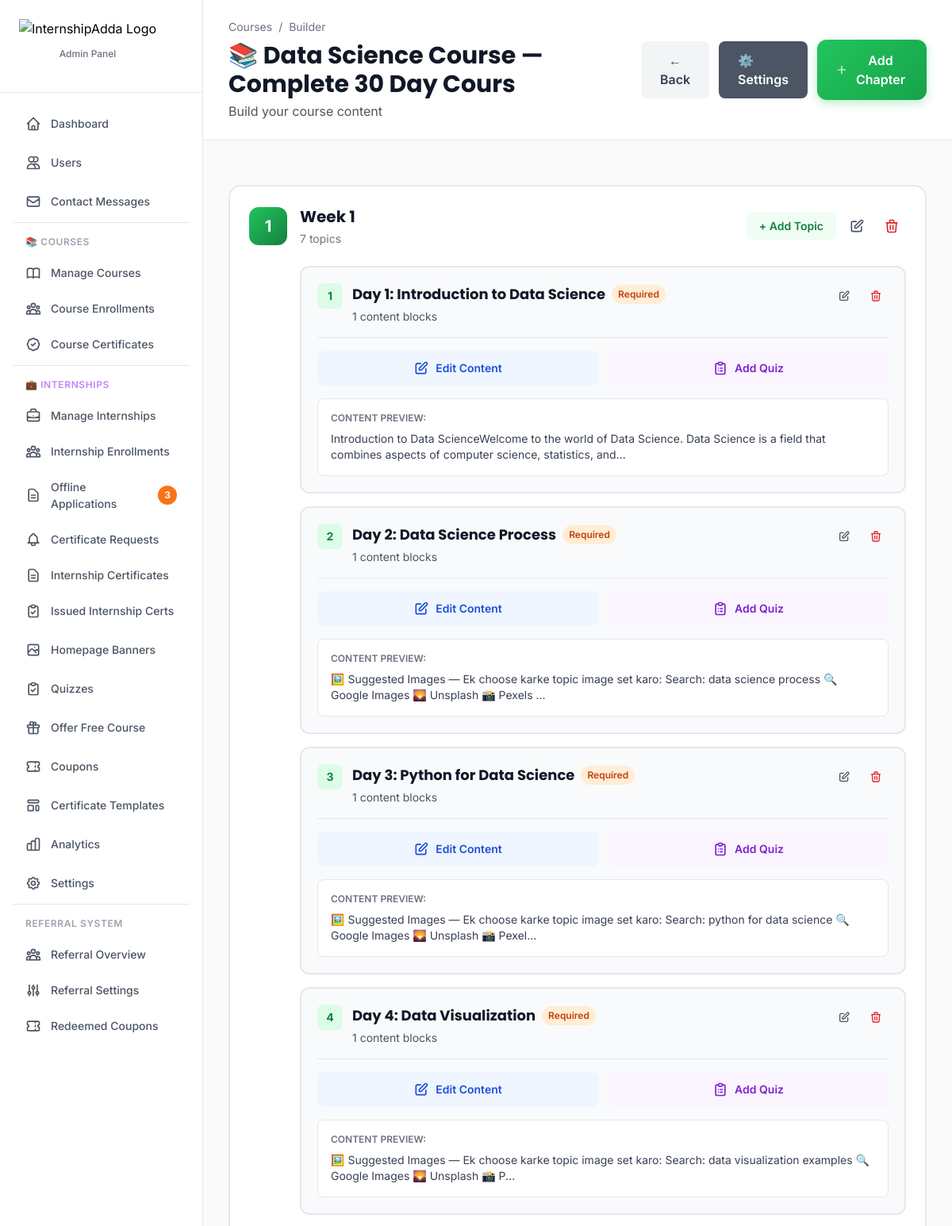
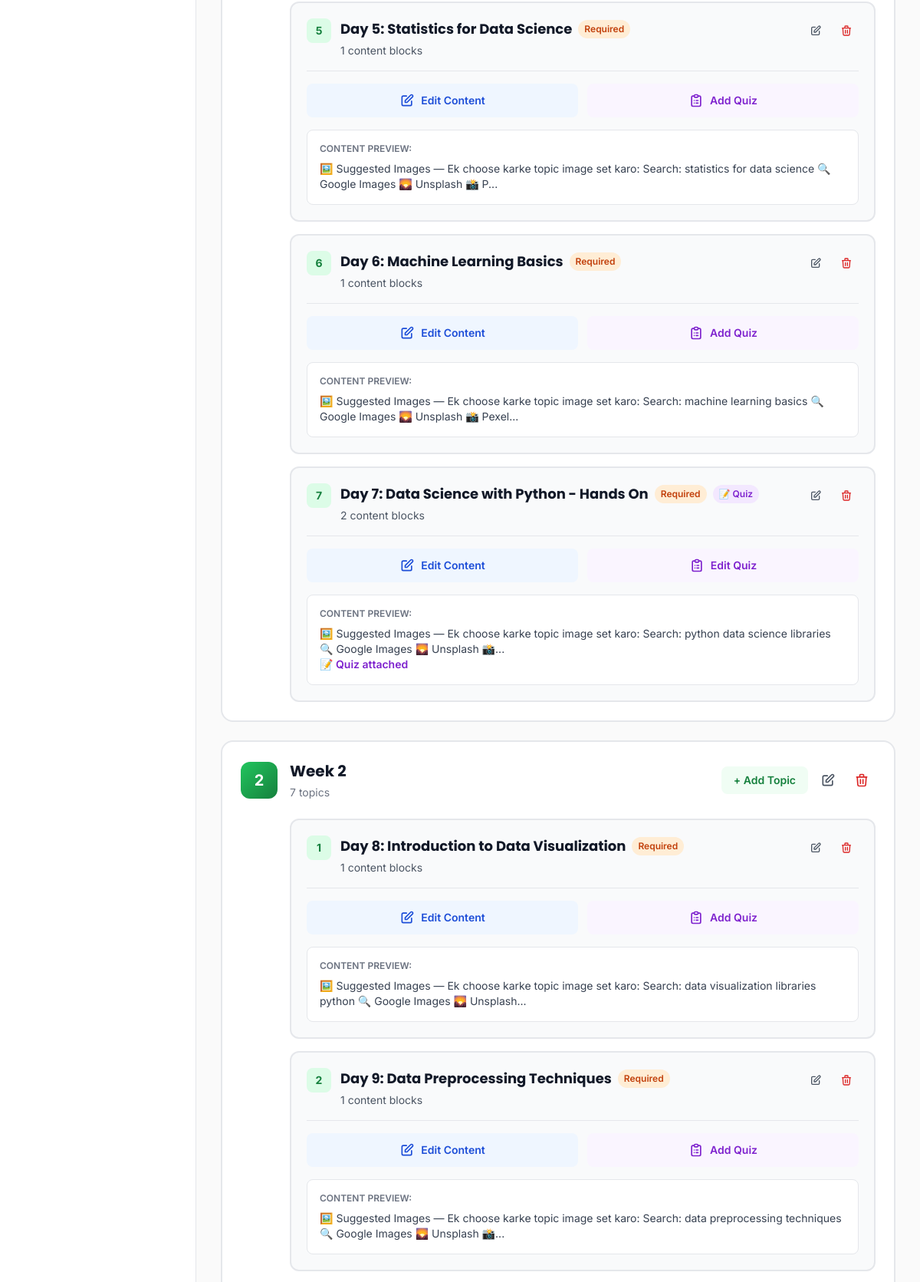
Page /app/views/admin/courses/builder.php?id=54 (signed in, upper part) on the committed database (2 pictures, top to bottom).
### tables this page shows
CREATE TABLE `courses` (
  `id` int(10) UNSIGNED NOT NULL,
  `title` varchar(255) NOT NULL,
  `slug` varchar(255) NOT NULL,
  `description` text DEFAULT NULL,
  `cover_image` varchar(255) DEFAULT NULL,
  `icon` varchar(255) DEFAULT NULL,
  `preview_image` varchar(255) DEFAULT NULL,
  `price` decimal(10,2) DEFAULT 0.00,
  `status` enum('draft','published') DEFAULT 'draft',
  `created_by` int(10) UNSIGNED NOT NULL,
  `created_at` timestamp NULL DEFAULT current_timestamp(),
  `updated_at` timestamp NULL DEFAULT current_timestamp() ON UPDATE current_timestamp()
);

CREATE TABLE `chapters` (
  `id` int(10) UNSIGNED NOT NULL,
  `course_id` int(10) UNSIGNED NOT NULL,
  `chapter_order` int(11) DEFAULT 0,
  `title` varchar(255) NOT NULL,
  `sort_order` int(11) DEFAULT 0,
  `created_at` timestamp NULL DEFAULT current_timestamp(),
  `updated_at` timestamp NULL DEFAULT current_timestamp() ON UPDATE current_timestamp()
);

CREATE TABLE `topics` (
  `id` int(10) UNSIGNED NOT NULL,
  `chapter_id` int(10) UNSIGNED NOT NULL,
  `topic_order` int(11) DEFAULT 0,
  `title` varchar(255) NOT NULL,
  `sort_order` int(11) DEFAULT 0,
  `is_mandatory` tinyint(1) DEFAULT 1,
  `quiz_id` int(10) UNSIGNED DEFAULT NULL,
  `created_at` timestamp NULL DEFAULT current_timestamp(),
  `updated_at` timestamp NULL DEFAULT current_timestamp() ON UPDATE current_timestamp()
);

CREATE TABLE `content_blocks` (
  `id` int(10) UNSIGNED NOT NULL,
  `topic_id` int(10) UNSIGNED NOT NULL,
  `type` enum('video','text','quiz') NOT NULL,
  `content` longtext DEFAULT NULL,
  `sort_order` int(11) DEFAULT 0,
  `created_at` timestamp NULL DEFAULT current_timestamp(),
  `updated_at` timestamp NULL DEFAULT current_timestamp() ON UPDATE current_timestamp()
);

### app/views/admin/courses/builder.php (the view, shortened to what the rows shown need)
<?php
$dbConfig = require __DIR__ . '/../../../config/database.php';
$dsn = sprintf("mysql:host=%s;port=%s;dbname=%s;charset=%s",
    $dbConfig['host'], $dbConfig['port'], $dbConfig['database'], $dbConfig['charset']
);
$db = new PDO($dsn, $dbConfig['username'], $dbConfig['password'], $dbConfig['options']);
spl_autoload_register(function ($class) {
    $paths = [
        __DIR__ . '/../../../core/' . $class . '.php',
        __DIR__ . '/../../../models/' . $class . '.php',
        __DIR__ . '/../../../controllers/' . $class . '.php',
    ];
    foreach ($paths as $path) {
        if (file_exists($path)) {
            return;
        }
    }
});
$courseId = isset($_GET['id']) ? (int)$_GET['id'] : 0;
$courseModel = new Course($db);
$course = $courseModel->findById($courseId);
$db->setAttribute(PDO::ATTR_EMULATE_PREPARES, false);
$stmt = $db->prepare("SELECT * FROM chapters WHERE course_id = ? ORDER BY sort_order ASC, id ASC");
$stmt->execute([$courseId]);
$chaptersTemp = $stmt->fetchAll(PDO::FETCH_ASSOC);
$chapters = [];
$chapterIndex = 0;
foreach ($chaptersTemp as $chapterRow) {
    $chapters[$chapterIndex] = $chapterRow;
    $stmt = $db->prepare("SELECT * FROM topics WHERE chapter_id = ? ORDER BY sort_order ASC");
    $stmt->execute([$chapterRow['id']]);
    $topicsTemp = $stmt->fetchAll(PDO::FETCH_ASSOC);
    $chapters[$chapterIndex]['topics'] = [];
    $topicIndex = 0;
    foreach ($topicsTemp as $topicRow) {
        $chapters[$chapterIndex]['topics'][$topicIndex] = $topicRow;
        $stmt = $db->prepare("SELECT * FROM content_blocks WHERE topic_id = ? ORDER BY sort_order ASC");
        $stmt->execute([$topicRow['id']]);
        $chapters[$chapterIndex]['topics'][$topicIndex]['content_blocks'] = $stmt->fetchAll(PDO::FETCH_ASSOC);
        $quizStmt = $db->prepare("
            SELECT q.id, q.title
            FROM quizzes q
            INNER JOIN content_blocks cb ON q.content_block_id = cb.id
            WHERE cb.topic_id = ? AND cb.type = 'quiz'
            LIMIT 1
        ");
        $quizStmt->execute([$topicRow['id']]);
        $quiz = $quizStmt->fetch(PDO::FETCH_ASSOC);
        $chapters[$chapterIndex]['topics'][$topicIndex]['has_quiz'] = $quiz ? true : false;
        $topicIndex++;
    }
    $chapterIndex++;
}
?>
<!DOCTYPE html>
<html lang="en">
<head>
    <link rel="stylesheet" href="https://cdnjs.cloudflare.com/ajax/libs/font-awesome/6.5.1/css/all.min.css">
    <script src="https://cdn.tailwindcss.com"></script>
</head>
<body>
<div class="ml-64 min-h-screen">
    <header class="bg-white border-b border-gray-200 sticky top-0 z-30">
        <div class="px-8 py-6">
            <div class="flex items-center justify-between">
                <div>
                    <div class="flex items-center gap-2 text-sm text-gray-500 mb-2">
                        <a href="/app/views/admin/courses/list.php" class="hover:text-primary-600">Courses</a>
                        <span>/</span>
                        <span>Builder</span>
                    </div>
                    <h1 class="text-3xl font-bold text-gray-900">📚 <?php echo htmlspecialchars($course['title']); ?></h1>
                    <p class="text-gray-600 mt-1">Build your course content</p>
                </div>
            </div>
        </div>
    </header>
    <main class="p-8">
        <?php if (empty($chapters)): ?>
            <div class="max-w-3xl mx-auto">
                <div class="bg-white rounded-2xl border-2 border-dashed border-gray-300 p-12 text-center">
                    <div class="w-24 h-24 bg-primary-100 rounded-full flex items-center justify-center mx-auto mb-6">
                        <svg class="w-12 h-12 text-primary-600" fill="none" stroke="currentColor" viewBox="0 0 24 24">
                            <path stroke-linecap="round" stroke-linejoin="round" stroke-width="2" d="M12 6.253v13m0-13C10.832 5.477 9.246 5 7.5 5S4.168 5.477 3 6.253v13C4.168 18.477 5.754 18 7.5 18s3.332.477 4.5 1.253m0-13C13.168 5.477 14.754 5 16.5 5c1.747 0 3.332.477 4.5 1.253v13C19.832 18.477 18.247 18 16.5 18c-1.746 0-3.332.477-4.5 1.253"></path>
                        </svg>
                    </div>
                    <h3 class="text-2xl font-bold text-gray-900 mb-3">Start Building Your Course</h3>
                    <p class="text-gray-600 mb-8 text-lg">Create your first chapter to organize your content</p>
                    <button onclick="openAddChapterModal()" class="btn-primary inline-flex items-center gap-2">
                        <svg class="w-5 h-5" fill="none" stroke="currentColor" viewBox="0 0 24 24">
                            <path stroke-linecap="round" stroke-linejoin="round" stroke-width="2" d="M12 4v16m8-8H4"></path>
                        </svg>
                        Add First Chapter
                    </button>
                </div>
            </div>
        <?php else: ?>
            <div class="max-w-5xl mx-auto space-y-6">
                <?php foreach ($chapters as $index => $chapter): ?>
                    <div class="chapter-card">
                        <div class="p-6">
                            <div class="flex items-center justify-between mb-6">
                                <div class="flex items-center gap-4 flex-1">
                                    <div class="w-12 h-12 bg-gradient-to-br from-primary-500 to-primary-700 rounded-xl flex items-center justify-center text-white font-bold text-xl">
                                        <?php echo $index + 1; ?>
                                    </div>
                                    <div class="flex-1">
                                        <h3 class="text-xl font-bold text-gray-900"><?php echo htmlspecialchars($chapter['title']); ?></h3>
                                        <p class="text-sm text-gray-500 mt-1"><?php echo count($chapter['topics']); ?> topics</p>
                                    </div>
                                </div>
                                <div class="flex items-center gap-2">
                                    <button onclick="openAddTopicModal(<?php echo $chapter['id']; ?>)" class="bg-primary-50 text-primary-700 hover:bg-primary-100 px-4 py-2 rounded-lg font-semibold text-sm transition-colors">
                                        + Add Topic
                                    </button>
                                    <button onclick="editChapter(<?php echo $chapter['id']; ?>, '<?php echo addslashes($chapter['title']); ?>')" class="text-gray-600 hover:text-gray-800 p-2 rounded-lg hover:bg-gray-100 transition-colors">
                                        <svg class="w-5 h-5" fill="none" stroke="currentColor" viewBox="0 0 24 24">
                                            <path stroke-linecap="round" stroke-linejoin="round" stroke-width="2" d="M11 5H6a2 2 0 00-2 2v11a2 2 0 002 2h11a2 2 0 002-2v-5m-1.414-9.414a2 2 0 112.828 2.828L11.828 15H9v-2.828l8.586-8.586z"></path>
                                        </svg>
                                    </button>
                                    <button onclick="deleteChapter(<?php echo $chapter['id']; ?>)" class="text-red-600 hover:text-red-700 p-2 rounded-lg hover:bg-red-50 transition-colors">
                                        <svg class="w-5 h-5" fill="none" stroke="currentColor" viewBox="0 0 24 24">
                                            <path stroke-linecap="round" stroke-linejoin="round" stroke-width="2" d="M19 7l-.867 12.142A2 2 0 0116.138 21H7.862a2 2 0 01-1.995-1.858L5 7m5 4v6m4-6v6m1-10V4a1 1 0 00-1-1h-4a1 1 0 00-1 1v3M4 7h16"></path>
                                        </svg>
                                    </button>
                                </div>
                            </div>
                            <?php if (!empty($chapter['topics'])): ?>
                                <div class="space-y-4 pl-16">
                                    <?php foreach ($chapter['topics'] as $topicIndex => $topic): ?>
                                        <div class="topic-card p-5">
                                            <div class="flex items-start justify-between mb-4">
                                                <div class="flex items-start gap-3 flex-1">
                                                    <div class="w-8 h-8 bg-primary-100 rounded-lg flex items-center justify-center text-primary-700 font-bold text-sm flex-shrink-0">
                                                        <?php echo $topicIndex + 1; ?>
                                                    </div>
                                                    <div class="flex-1">
                                                        <div class="flex items-center gap-2 mb-1">
                                                            <h4 class="font-bold text-gray-900 text-lg"><?php echo htmlspecialchars($topic['title']); ?></h4>
                                                            <?php if (isset($topic['is_mandatory']) && $topic['is_mandatory']): ?>
                                                                <span class="text-xs font-semibold bg-orange-100 text-orange-700 px-2 py-1 rounded-full">Required</span>
                                                            <?php endif; ?>
                                                            <?php if ($topic['has_quiz']): ?>
                                                                <span class="text-xs font-semibold bg-purple-100 text-purple-700 px-2 py-1 rounded-full">📝 Quiz</span>
                                                            <?php endif; ?>
                                                        </div>
                                                        <p class="text-sm text-gray-600">
                                                            <?php echo count($topic['content_blocks']); ?> content blocks
                                                        </p>
                                                    </div>
                                                </div>
                                                <div class="flex items-center gap-2">
                                                    <button onclick="editTopic(<?php echo $topic['id']; ?>, '<?php echo addslashes($topic['title']); ?>', <?php echo (isset($topic['is_mandatory']) && $topic['is_mandatory']) ? 'true' : 'false'; ?>)" class="text-gray-600 hover:text-gray-800 p-2 rounded-lg hover:bg-gray-100 transition-colors">
                                                        <svg class="w-4 h-4" fill="none" stroke="currentColor" viewBox="0 0 24 24">
                                                            <path stroke-linecap="round" stroke-linejoin="round" stroke-width="2" d="M11 5H6a2 2 0 00-2 2v11a2 2 0 002 2h11a2 2 0 002-2v-5m-1.414-9.414a2 2 0 112.828 2.828L11.828 15H9v-2.828l8.586-8.586z"></path>
                                                        </svg>
                                                    </button>
                                                    <button onclick="deleteTopic(<?php echo $topic['id']; ?>)" class="text-red-600 hover:text-red-700 p-2 rounded-lg hover:bg-red-50 transition-colors">
                                                        <svg class="w-4 h-4" fill="none" stroke="currentColor" viewBox="0 0 24 24">
                                                            <path stroke-linecap="round" stroke-linejoin="round" stroke-width="2" d="M19 7l-.867 12.142A2 2 0 0116.138 21H7.862a2 2 0 01-1.995-1.858L5 7m5 4v6m4-6v6m1-10V4a1 1 0 00-1-1h-4a1 1 0 00-1 1v3M4 7h16"></path>
                                                        </svg>
                                                    </button>
                                                </div>
                                            </div>
                                            <div class="flex gap-3 mt-4 pt-4 border-t border-gray-200">
                                                <button onclick="openContentEditor(<?php echo $topic['id']; ?>)" class="flex-1 bg-blue-50 text-blue-700 hover:bg-blue-100 px-4 py-3 rounded-lg font-semibold text-sm transition-colors flex items-center justify-center gap-2">
                                                    <svg class="w-5 h-5" fill="none" stroke="currentColor" viewBox="0 0 24 24">
                                                        <path stroke-linecap="round" stroke-linejoin="round" stroke-width="2" d="M11 5H6a2 2 0 00-2 2v11a2 2 0 002 2h11a2 2 0 002-2v-5m-1.414-9.414a2 2 0 112.828 2.828L11.828 15H9v-2.828l8.586-8.586z"></path>
                                                    </svg>
                                                    Edit Content
                                                </button>
                                                <button onclick="openQuizEditor(<?php echo $topic['id']; ?>)" class="flex-1 bg-purple-50 text-purple-700 hover:bg-purple-100 px-4 py-3 rounded-lg font-semibold text-sm transition-colors flex items-center justify-center gap-2">
                                                    <?php echo $topic['has_quiz'] ? 'Edit Quiz' : 'Add Quiz'; ?>
                                                </button>
                                            </div>
                                            <?php if (!empty($topic['content_blocks'])): ?>
                                                <div class="content-preview mt-4">
                                                    <p class="text-xs font-semibold text-gray-500 uppercase mb-2">Content Preview:</p>
                                                    <?php foreach ($topic['content_blocks'] as $block): ?>
                                                        <?php if ($block['type'] === 'text'): ?>
                                                            <div class="text-sm text-gray-700 line-clamp-3">
                                                                <?php echo substr(strip_tags($block['content']), 0, 150); ?>...
                                                            </div>
                                                        <?php elseif ($block['type'] === 'quiz'): ?>
                                                            <div class="text-sm text-purple-700 font-semibold">
                                                                📝 Quiz attached
                                                            </div>
                                                        <?php endif; ?>
                                                    <?php endforeach; ?>
                                                </div>
                                            <?php endif; ?>
                                        </div>
                                    <?php endforeach; ?>
                                </div>
                            <?php endif; ?>
                        </div>
                    </div>
                <?php endforeach; ?>
            </div>
        <?php endif; ?>
    </main>
</div>
</body>
</html>

### rows in the picture
courses: title "Data Science Course — Complete 30 Day Cours"
chapters: title "Week 1", count($chapter['topics']) "7"
topics: title "Day 1: Introduction to Data Science", is_mandatory "Required", count($topic['content_blocks']) "1", shows "Add Quiz"
content_blocks: content "Introduction to Data ScienceWelcome to the world of Data Science. Data Science is a field that combines aspects of computer science, statistics, and"
topics: title "Day 2: Data Science Process", is_mandatory "Required", count($topic['content_blocks']) "1", shows "Add Quiz"
content_blocks: content "🖼️ Suggested Images — Ek choose karke topic image set karo: Search: data science process 🔍 Google Images 🌄 Unsplash 📸 Pexels"
topics: title "Day 3: Python for Data Science", is_mandatory "Required", count($topic['content_blocks']) "1", shows "Add Quiz"
content_blocks: content "🖼️ Suggested Images — Ek choose karke topic image set karo: Search: python for data science 🔍 Google Images 🌄 Unsplash 📸 Pexel"
topics: title "Day 4: Data Visualization", is_mandatory "Required", count($topic['content_blocks']) "1", shows "Add Quiz"
content_blocks: content "🖼️ Suggested Images — Ek choose karke topic image set karo: Search: data visualization examples 🔍 Google Images 🌄 Unsplash 📸 P"
topics: title "Day 5: Statistics for Data Science", is_mandatory "Required", count($topic['content_blocks']) "1", shows "Add Quiz"
content_blocks: content "🖼️ Suggested Images — Ek choose karke topic image set karo: Search: statistics for data science 🔍 Google Images 🌄 Unsplash 📸 P"
topics: title "Day 6: Machine Learning Basics", is_mandatory "Required", count($topic['content_blocks']) "1", shows "Add Quiz"
content_blocks: content "🖼️ Suggested Images — Ek choose karke topic image set karo: Search: machine learning basics 🔍 Google Images 🌄 Unsplash 📸 Pexel"
topics: title "Day 7: Data Science with Python - Hands On", is_mandatory "Required", shows "📝 Quiz", count($topic['content_blocks']) "2", shows "Edit Quiz"
content_blocks: content "🖼️ Suggested Images — Ek choose karke topic image set karo: Search: python data science libraries 🔍 Google Images 🌄 Unsplash 📸"
content_blocks: type "📝 Quiz attached"
chapters: title "Week 2", count($chapter['topics']) "7"
topics: title "Day 8: Introduction to Data Visualization", is_mandatory "Required", count($topic['content_blocks']) "1", shows "Add Quiz"
content_blocks: content "🖼️ Suggested Images — Ek choose karke topic image set karo: Search: data visualization libraries python 🔍 Google Images 🌄 Unsplash"
topics: title "Day 9: Data Preprocessing Techniques", is_mandatory "Required", count($topic['content_blocks']) "1", shows "Add Quiz"
content_blocks: content "🖼️ Suggested Images — Ek choose karke topic image set karo: Search: data preprocessing techniques 🔍 Google Images 🌄 Unsplash 📸"

### other values in the picture
$pendingCount "3"
